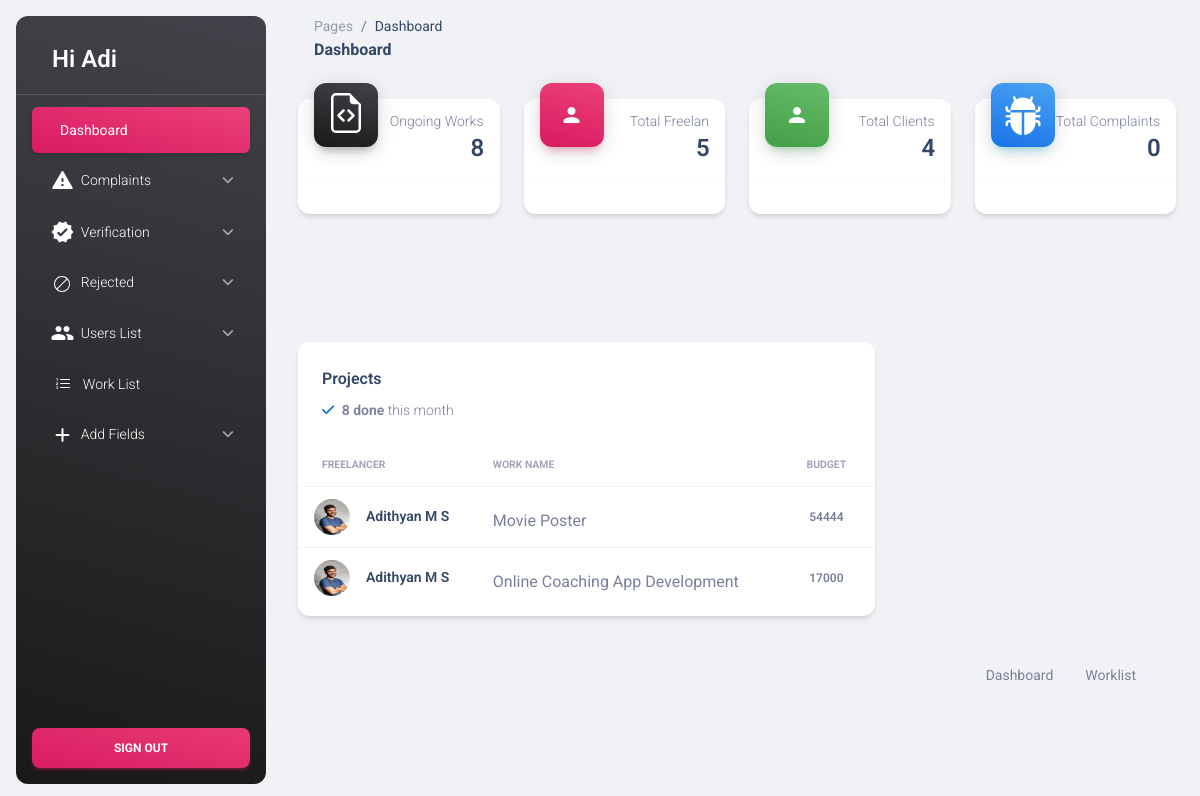
Page /Admin/HomepageA.php (signed in) on the earlier database version.
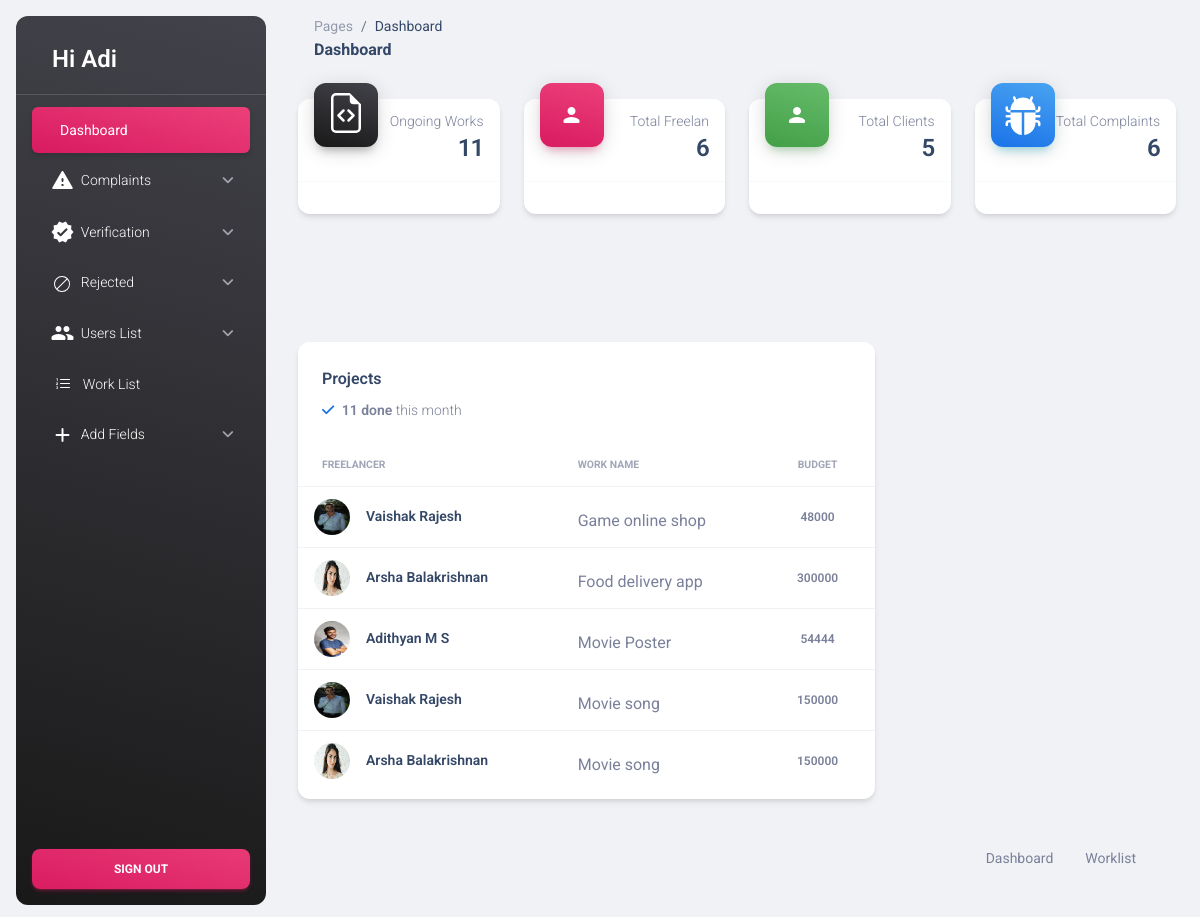
Same page on the later database version.
### tables this page shows
CREATE TABLE `tbl_request` (
  `request_id` int(11) NOT NULL,
  `freelan_id` int(11) NOT NULL,
  `work_id` int(11) NOT NULL,
  `status` int(11) NOT NULL,
  `request_date` varchar(35) NOT NULL,
  `payment_date` varchar(20) NOT NULL,
  `agreement_date` varchar(50) NOT NULL
);

CREATE TABLE `tbl_freelan` (
  `freelan_id` int(11) NOT NULL,
  `freelan_name` varchar(50) NOT NULL,
  `freelan_email` varchar(50) NOT NULL,
  `place_id` int(11) NOT NULL,
  `freelan_address` varchar(200) NOT NULL,
  `freelan_photo` varchar(50) NOT NULL,
  `freelan_proof` varchar(50) NOT NULL,
  `freelan_password` varchar(50) NOT NULL,
  `freelan_dob` varchar(20) NOT NULL,
  `freelan_contact` varchar(20) NOT NULL,
  `freelan_status` int(11) NOT NULL,
  `freelan_gender` varchar(50) NOT NULL
);

CREATE TABLE `tbl_work` (
  `work_id` int(11) NOT NULL,
  `work_name` varchar(100) NOT NULL,
  `work_price` varchar(50) NOT NULL,
  `work_details` varchar(1000) NOT NULL,
  `work_doc` varchar(50) NOT NULL,
  `client_id` int(11) NOT NULL,
  `subcat_id` int(11) NOT NULL,
  `work_final` varchar(100) NOT NULL,
  `work_status` int(11) NOT NULL DEFAULT 0
);

### Admin/HomepageA.php (the view, shortened to what the changed rows need)
<?php
include('../Asset/Connection/Connection.php');
?>
<!DOCTYPE html>
<html lang="en">
<ss>
  <link href="../Asset/Templates/Admin/assets/css/nucleo-icons.css" rel="stylesheet" />
  <link href="../Asset/Templates/Admin/assets/css/nucleo-svg.css" rel="stylesheet" />
  <link id="pagestyle" href="../Asset/Templates/Admin/assets/css/material-dashboard.css?v=3.0.0" rel="stylesheet" />
  </head>
  <body class="g-sidenav-show  bg-gray-200">
    <main class="main-content position-relative max-height-vh-100 h-100 border-radius-lg ">
      <?php
      $result = "select count(work_id) as total from tbl_work";
      $total = $con->query($result);
      $data = $total->fetch_assoc();
      ?>
      <div class="container-fluid py-4">
        <div class="row">
          <div class="col-xl-3 col-sm-6 mb-xl-0 mb-4">
            <div class="card">
              <div class="card-header p-3 pt-2">
                <div class="text-end pt-1">
                  <p class="text-sm mb-0 text-capitalize">Ongoing Works</p>
                  <h4 class="mb-0"><?php echo $data['total'] ?></h4>
                </div>
              </div>
            </div>
          </div>
          <div class="col-xl-3 col-sm-6 mb-xl-0 mb-4">
            <div class="card">
              <div class="card-header p-3 pt-2">
                <?php
                $result = "select count(freelan_id) as total_freelan from tbl_freelan";
                $total = $con->query($result);
                $data = $total->fetch_assoc();
                ?>
                <div class="text-end pt-1">
                  <p class="text-sm mb-0 text-capitalize">Total Freelan</p>
                  <h4 class="mb-0"><?php echo $data['total_freelan'] ?></h4>
                </div>
              </div>
            </div>
          </div>
          <div class="col-xl-3 col-sm-6 mb-xl-0 mb-4">
            <div class="card">
              <div class="card-header p-3 pt-2">
                <?php
                $result = "select count(client_id) as total_client from tbl_client";
                $total = $con->query($result);
                $data = $total->fetch_assoc();
                ?>
                <div class="text-end pt-1">
                  <p class="text-sm mb-0 text-capitalize">Total Clients</p>
                  <h4 class="mb-0"><?php echo $data['total_client'] ?></h4>
                </div>
              </div>
            </div>
          </div>
          <div class="col-xl-3 col-sm-6">
            <div class="card">
              <div class="card-header p-3 pt-2">
                <?php
                $result = "select count(complaint_id) as total_complaint from tbl_complaint";
                $total = $con->query($result);
                $data = $total->fetch_assoc();
                ?>
                <div class="text-end pt-1">
                  <p class="text-sm mb-0 text-capitalize">Total Complaints</p>
                  <h4 class="mb-0"><?php echo $data['total_complaint'] ?></h4>
                </div>
              </div>
            </div>
          </div>
        </div>
        <br><br><br><br><br>
        <div class="row mb-4">
          <?php
          $result = "select count(work_id) as total from tbl_work";
          $total = $con->query($result);
          $data = $total->fetch_assoc();
          ?>
          <div class="col-lg-8 col-md-6 mb-md-0 mb-4">
            <div class="card">
              <div class="card-header pb-0">
                <div class="row">
                  <div class="col-lg-6 col-7">
                    <p class="text-sm mb-0">
                      <i class="fa fa-check text-info" aria-hidden="true"></i>
                      <span class="font-weight-bold ms-1"><?php echo $data['total'] ?> done</span> this month
                    </p>
                  </div>
                </div>
              </div>
              <div class="card-body px-0 pb-2">
                <div class="table-responsive">
                  <table class="table align-items-center mb-0">
                    <thead>
                      <tr>
                        <th class="text-uppercase text-secondary text-xxs font-weight-bolder opacity-7">freelancer</th>
                        <th class="text-uppercase text-secondary text-xxs font-weight-bolder opacity-7 ps-2">Work name
                        </th>
                        <th class="text-center text-uppercase text-secondary text-xxs font-weight-bolder opacity-7">Budget
                        </th>
                      </tr>
                    </thead>
                    <tbody>
                      <?php
                      $selqry = "SELECT * FROM tbl_request u
               INNER JOIN tbl_work j ON u.work_id = j.work_id
               INNER JOIN tbl_freelan c ON u.freelan_id = c.freelan_id
               ORDER BY j.work_id DESC
               LIMIT 5";
                      $result = $con->query($selqry);
                      while ($data = $result->fetch_assoc()) {
                      ?>
                        <tr>
                          <td>
                            <div class="d-flex px-2 py-1">
                              <div>
                                <img src="../Asset/Files/Freelan/Photo/<?php echo $data['freelan_photo'] ?>" class="avatar avatar-sm me-3" alt="xd">
                              </div>
                              <div class="d-flex flex-column justify-content-center">
                                <h6 class="mb-0 text-sm"><?php echo $data['freelan_name'] ?></h6>
                              </div>
                            </div>
                          </td>
                          <td>
                            <div class="avatar-group mt-2">
                              <?php echo $data['work_name'] ?>
                            </div>
                          </td>
                          <td class="align-middle text-center text-sm">
                            <span class="text-xs font-weight-bold"><?php echo $data['work_price'] ?></span>
                          </td>
                        </tr>
                      <?php
                      }
                      ?>
                    </tbody>
                  </table>
                </div>
              </div>
            </div>
          </div>
        </div>
      </div>
    </main>
  </body>
</html>

Differences in the rows shown:
no longer on this page (row edited): tbl_request: freelan.freelan_photo (picture), freelan.freelan_name "Adithyan M S", work.work_name "Online Coaching App Development", work.work_price "17000"
added tbl_request: freelan.freelan_photo (picture), freelan.freelan_name "Vaishak Rajesh", work.work_name "Game online shop", work.work_price "48000"
added tbl_request: freelan.freelan_photo (picture), freelan.freelan_name "Arsha Balakrishnan", work.work_name "Food delivery app", work.work_price "300000"
added tbl_request: freelan.freelan_photo (picture), freelan.freelan_name "Vaishak Rajesh", work.work_name "Movie song", work.work_price "150000"
added tbl_request: freelan.freelan_photo (picture), freelan.freelan_name "Arsha Balakrishnan", work.work_name "Movie song", work.work_price "150000"
Other differences:
$data['total']: "8" → "11"
$data['total_freelan']: "5" → "6"
$data['total_client']: "4" → "5"
$data['total_complaint']: "0" → "6"
